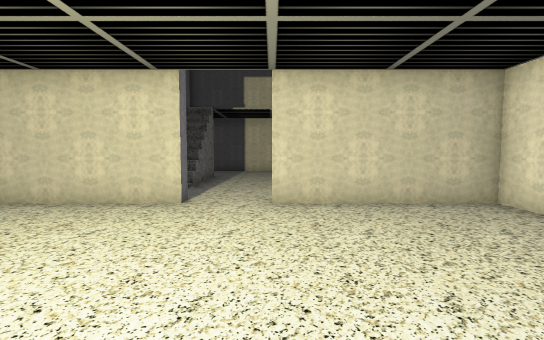
[1] (above)

13 first-person views from a walk through a Unity game level. The camera is 1.2 m above the floor, tilts 4° down and sees 85° across. The floor is counted in squares, 1 m on a side. Each view is taken from the middle of a square. On the plan, view 1 faces up. The plan holds only what a view shows up to about 13 squares ahead; the rest is blank. The place goes on beyond the plan. The player is left out.

[2]
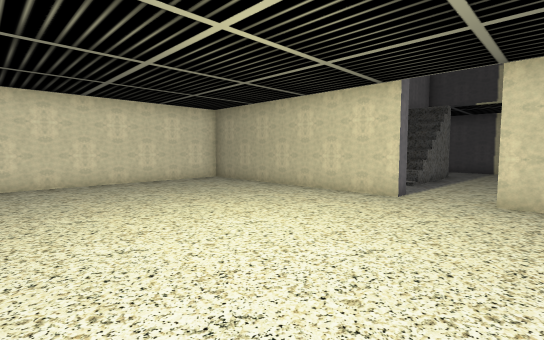

[3]
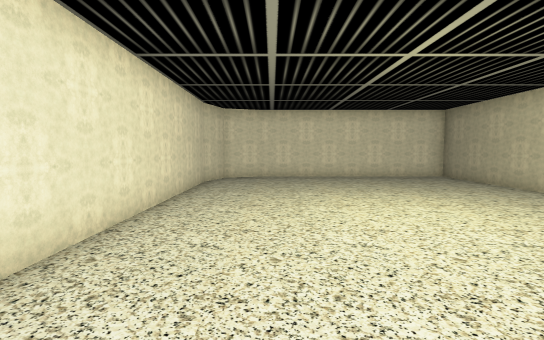

[4]
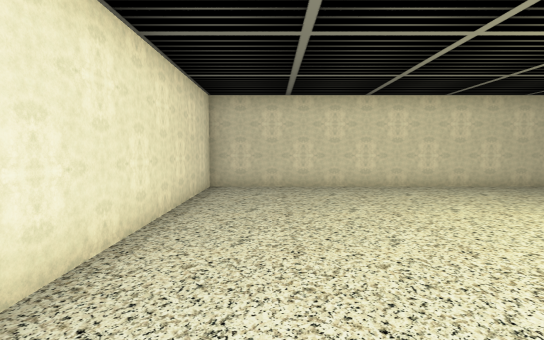

[5]
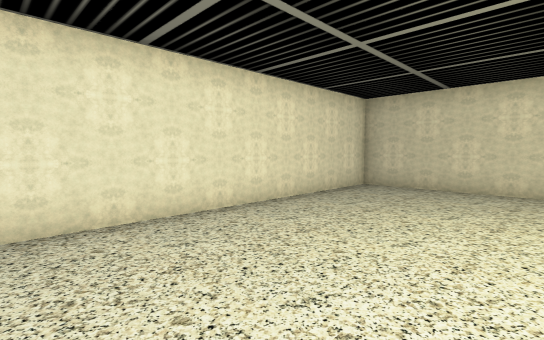

[6]
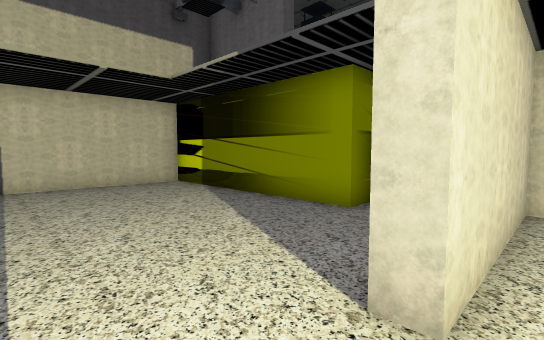

[7]
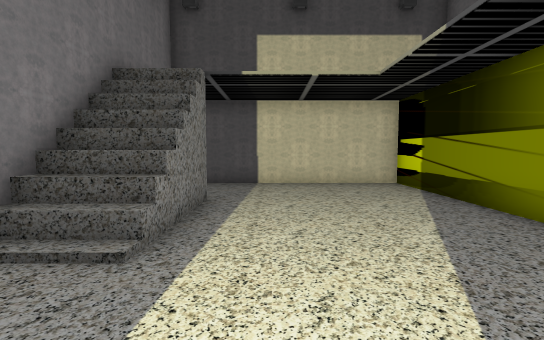

[8]
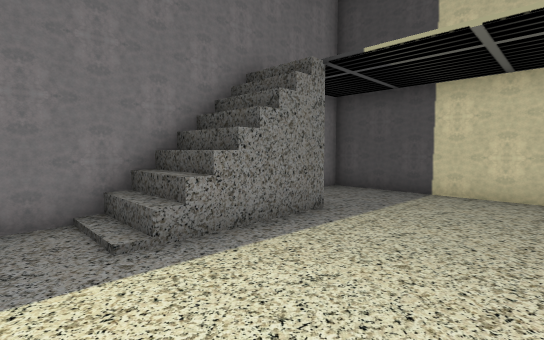

[9]
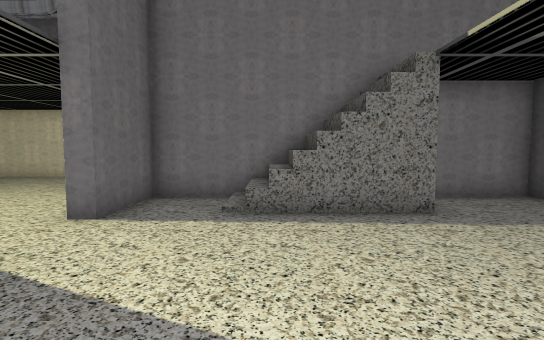

[10]
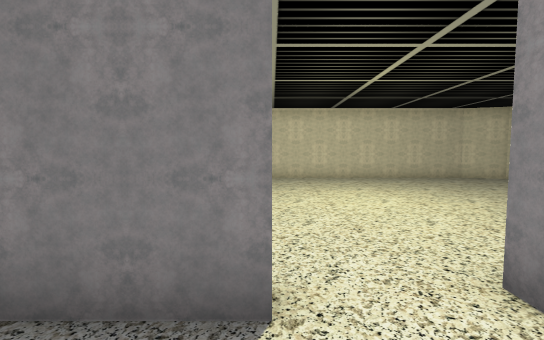

[11]
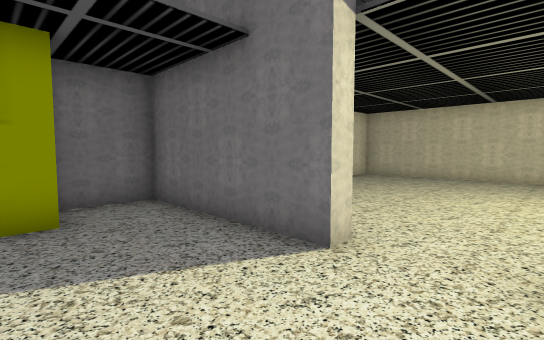

[12]
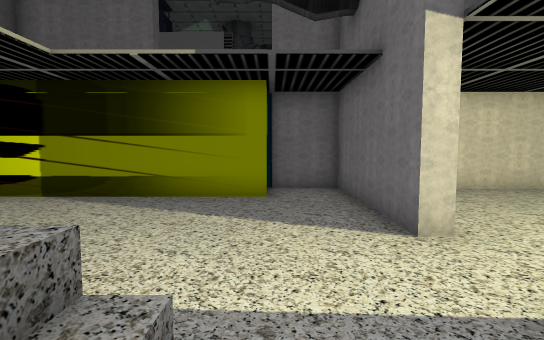

[13]
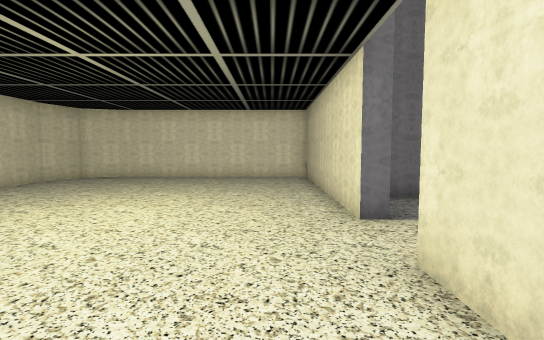

### Floor plan
Key: @ floor where view 1 was taken; # wall or solid block; . floor; / step, stairs or slope.
Columns run from 10 left of view 1 to 5 right of it. Each row starts with its distance up from view 1.
 17      ##########
 16      #........#
 15      #........#
 14      #........#
 13      #//......#
 12      #//......#
 11      #//......#
 10      #//......#
  9      #........##
  8      #.........#
  7 #########..#####
  6 #..............#
  5 #..............#
  4 #..............#
  3 #..............#
  2 #..............#
  1 #..............#
  0 #.........@....#
 -1 #..............#
 -2 #..............#
 -3 ##.............#
 -4  ###############

Positions as (right, up) in squares from view 1, and headings:
1: (0, 0), facing up
2: (1, -1), facing up-left
3: (3, -1), facing left
4: (3, 6), facing down
5: (0, 6), facing down-right
6: (-2, 6), facing up-right
7: (-1, 6), facing up
8: (1, 8), facing up-left
9: (3, 10), facing left
10: (0, 9), facing down
11: (-2, 10), facing down-right
12: (-4, 9), facing right
13: (3, 5), facing left
